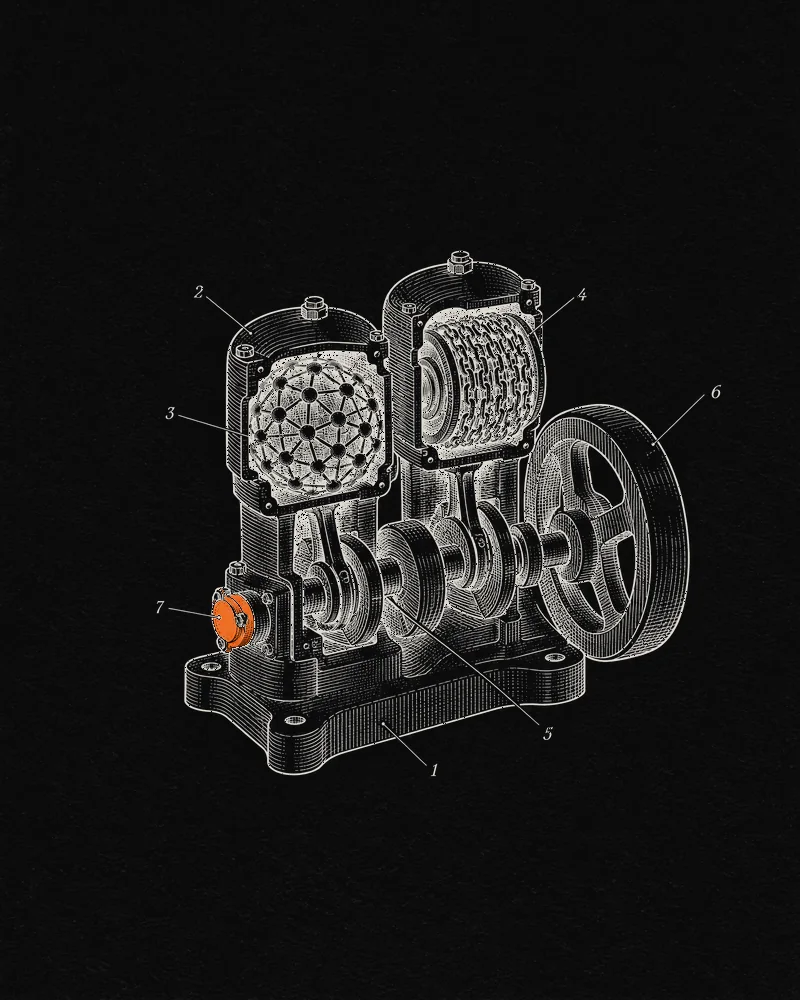
#> input picture assets/img/about-dark.webp, 800 x 1000 px
$ python plates.py ../assets/img/about-dark.webp ../assets/img/about-light.webp
#> lines starting #> are read from the running program, lines starting #| are printed output that depends on the picture
# Turns a generated patent plate (ink on paper + one orange accent) into the site's
# light/dark pair: <name>-light.webp re-balanced to the page tone, and <name>-dark.webp
# with the neutral ink inverted onto near-black while the orange stays exactly as it is.
#
# Usage: python scripts/plates.py <source.png> <name>   ->  assets/img/<name>-{light,dark}.webp
# Needs Pillow and NumPy.
import sys
from pathlib import Path

import numpy as np
from PIL import Image

PAPER = np.array([240, 236, 228], dtype=float)  # light theme plate tone
DARK_PAPER = 12.0                               # dark theme plate tone
SIZE = (800, 1000)                              # 4:5, like every other plate


def main(src: str, name: str) -> None:
#> called with src = '../assets/img/about-dark.webp', name = '../assets/img/about-light.webp'
    img = Image.open(src).convert('RGB').resize(SIZE, Image.LANCZOS)
#> img is the input picture: PIL image 800x1000 RGB; mean R, G, B 27.4, 27, 26.3
    raw = np.asarray(img).astype(float)

    # Light: scale each channel so the paper lands on the page tone; ink stays black.
    paper = np.median(raw.reshape(-1, 3), axis=0)
#> paper = [12, 12, 12]
    light = np.clip(raw * (PAPER / paper), 0, 255)
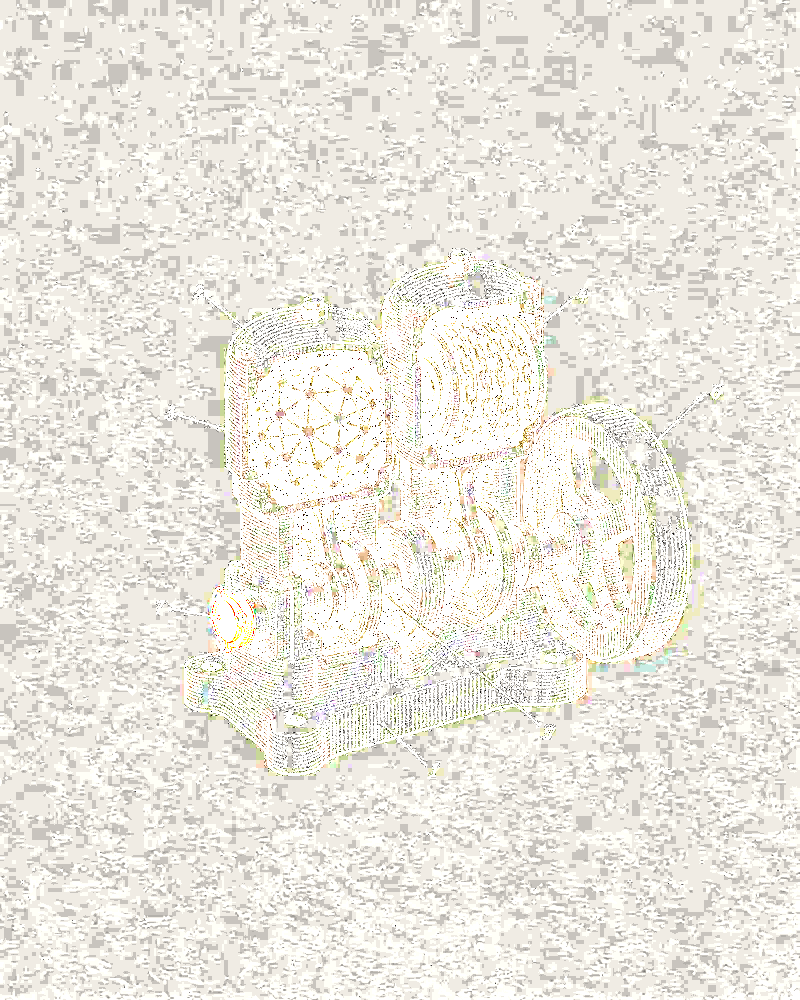
#> light: shape (1000, 800, 3) float64; mean R, G, B 235.9, 232.9, 224.8

    # Dark: neutral ink -> light hairlines on near-black; keep the orange spot colour.
    lum = light @ np.array([0.299, 0.587, 0.114])
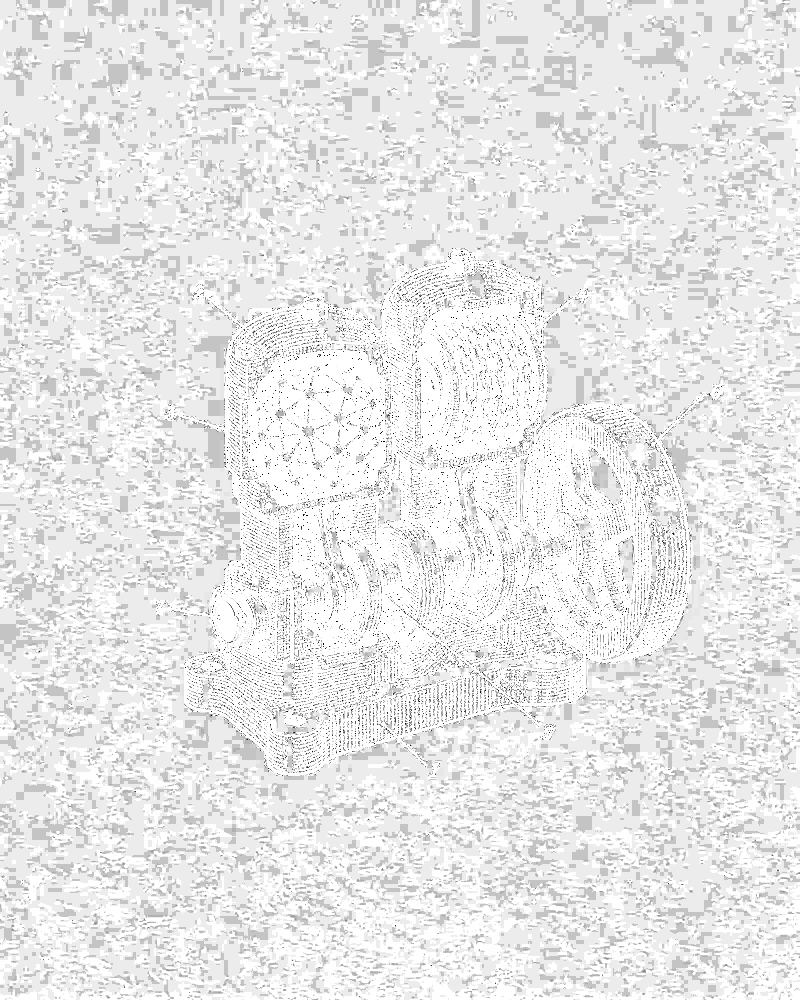
#> lum: shape (1000, 800) float64; min 0, max 255, mean 232.9
    neutral = np.clip(DARK_PAPER + 0.85 * (np.median(lum) - lum), 0, 255)
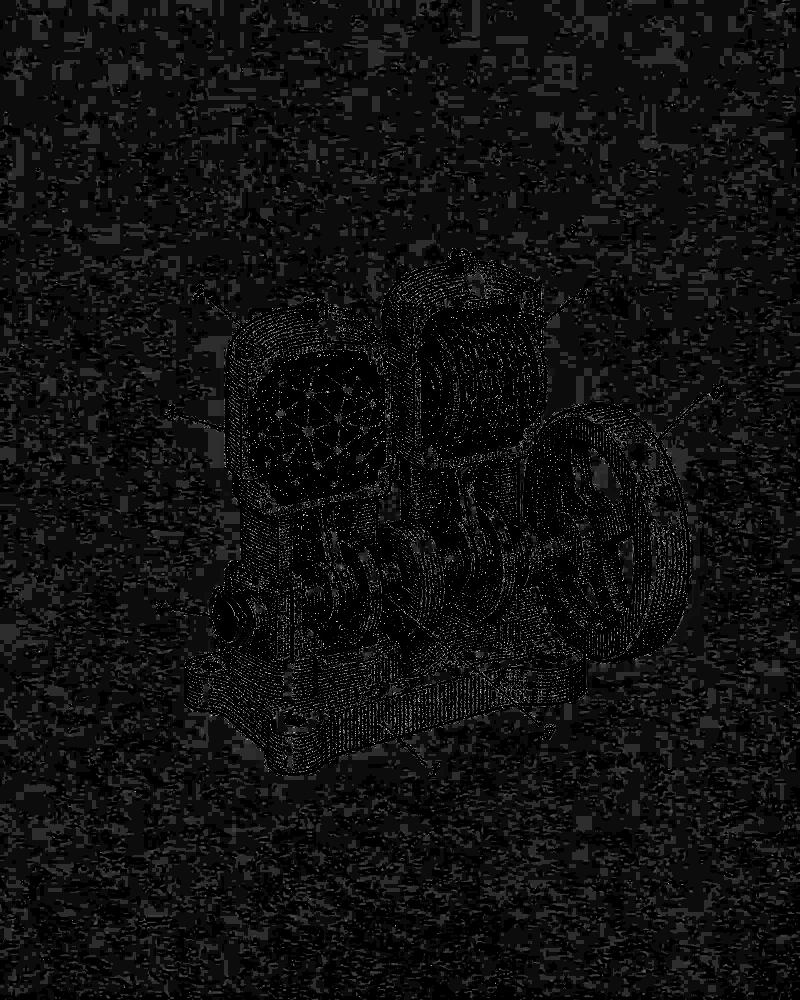
#> neutral: shape (1000, 800) float64; min 0, max 212.8, mean 16.1
    orange = np.clip((light[..., 0] - light[..., 2] - 40) / 60, 0, 1)[..., None]
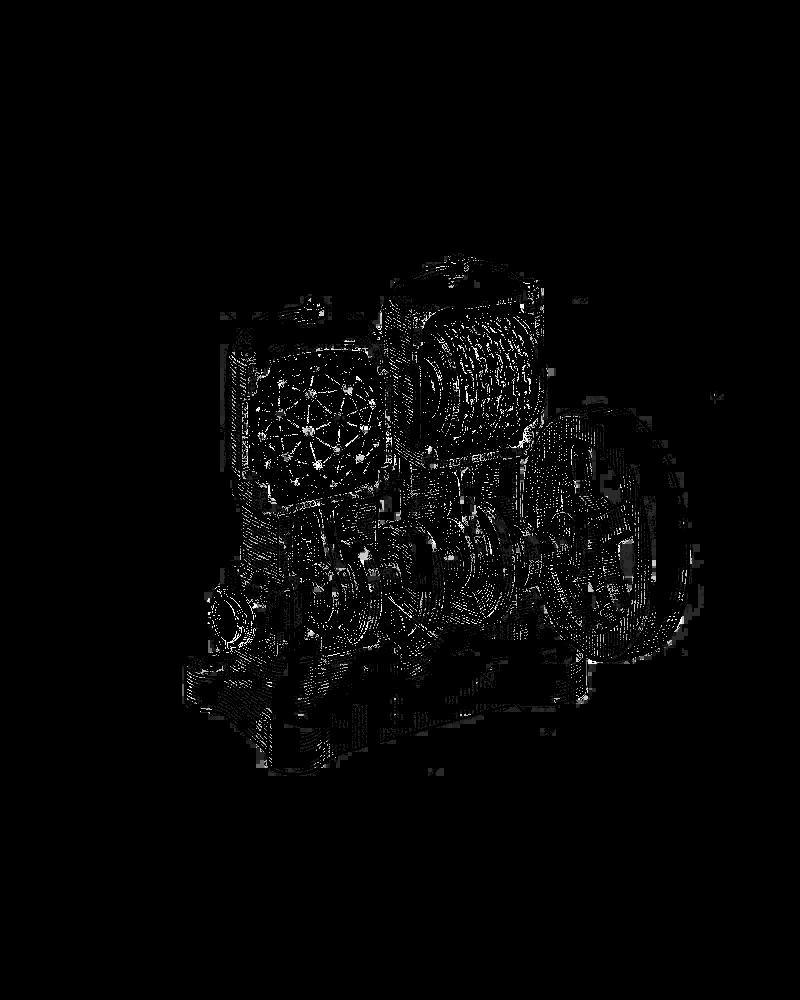
#> orange: shape (1000, 800, 1) float64; min 0, max 1, mean 0.0177
    dark = orange * light + (1 - orange) * neutral[..., None]
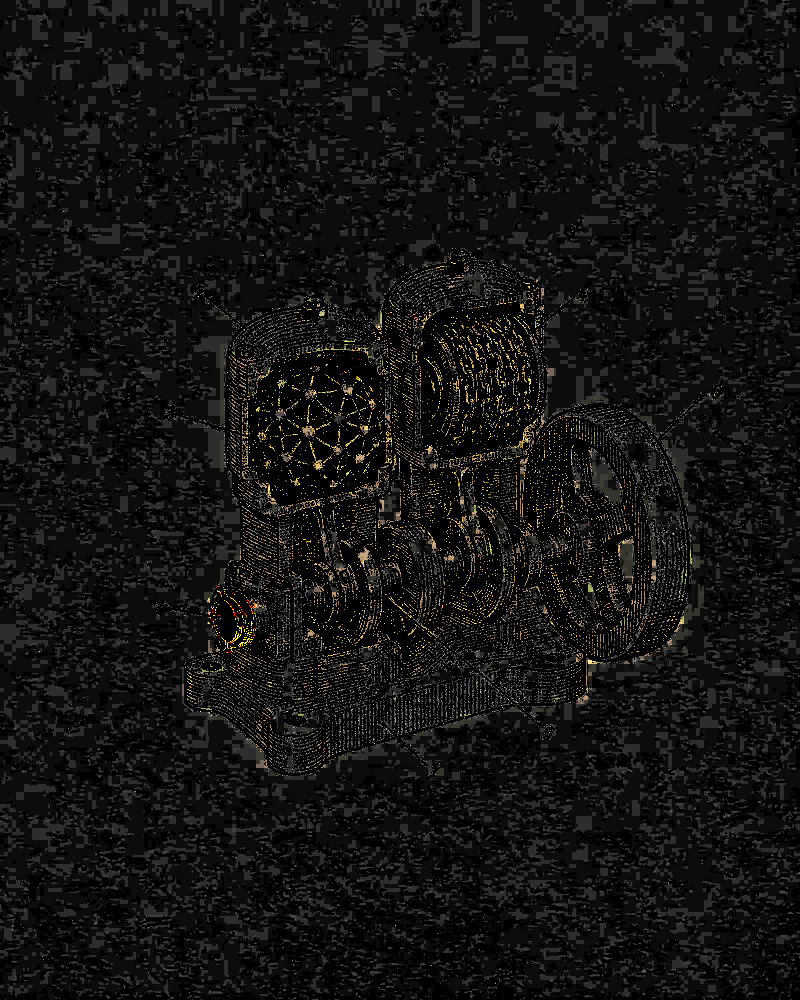
#> dark: shape (1000, 800, 3) float64; mean R, G, B 18.8, 18.3, 17.2

    out = Path(__file__).resolve().parent.parent / 'assets' / 'img'
    for suffix, arr in (('light', light), ('dark', dark)):
        path = out / f'{name}-{suffix}.webp'
        Image.fromarray(arr.round().astype(np.uint8)).save(path, 'WEBP', quality=80, method=6)
        print(path)
#> this loop made 2 passes
#> suffix on passes 1 to 2: 'light', 'dark'
#| assets/img/../assets/img/about-light.webp-light.webp
#| assets/img/../assets/img/about-light.webp-dark.webp


if __name__ == '__main__':
    if len(sys.argv) != 3:
        sys.exit(__doc__ or 'usage: plates.py <source.png> <name>')
    main(sys.argv[1], sys.argv[2])

$ run again, on assets/img/case-autofun-dark.webp
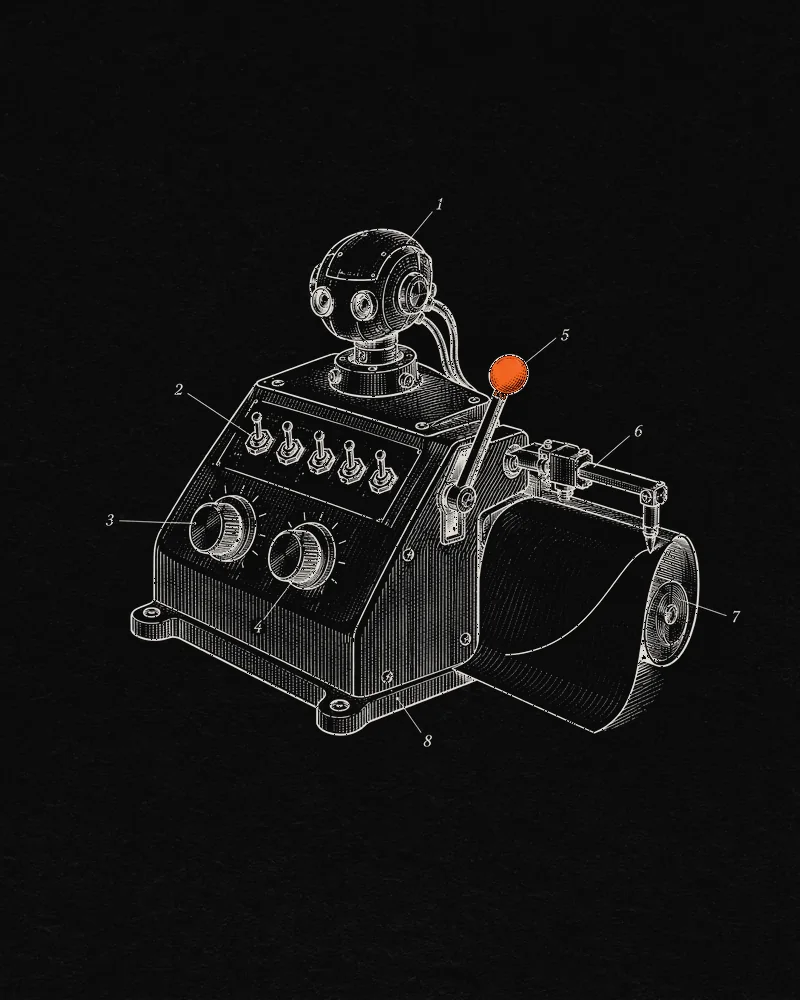
#> input picture assets/img/case-autofun-dark.webp, 800 x 1000 px
#> in main, img is the input picture: PIL image 800x1000 RGB; mean R, G, B 20.4, 20.2, 19.8
#> paper = [12, 12, 12]
#> in main, `lum = light @ np.array([0.299, 0.587, 0.114])`:
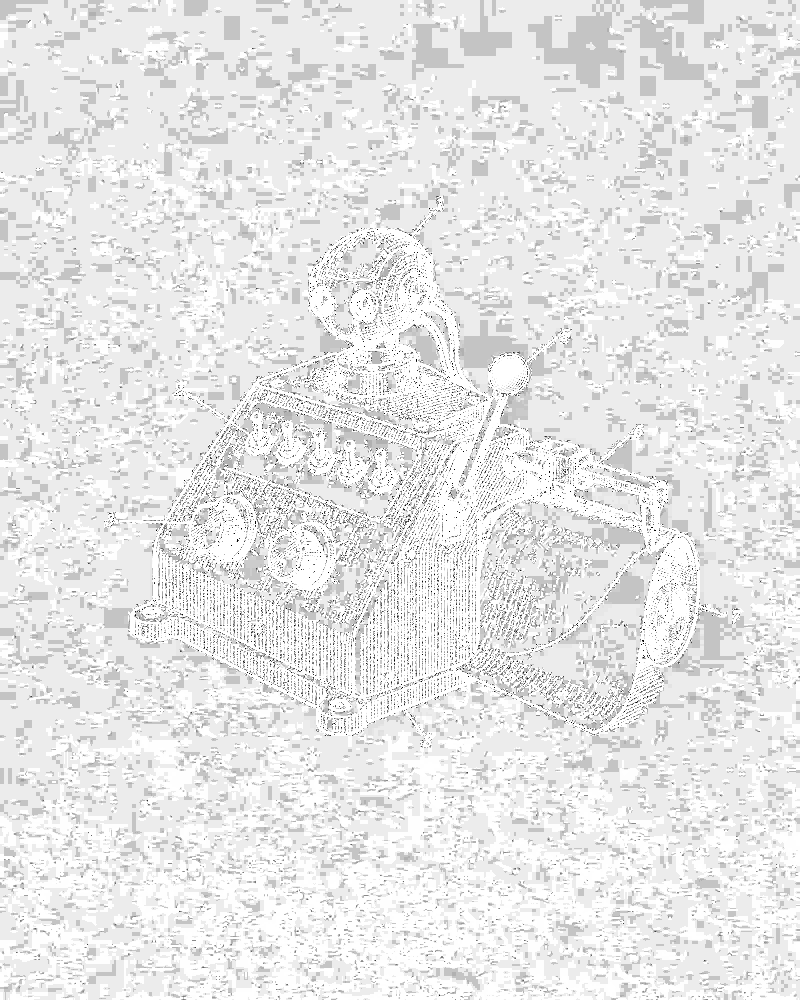
#> lum: shape (1000, 800) float64; min 0, max 255, mean 231.9
#> in main, `dark = orange * light + (1 - orange) * neutral[..., None]`:
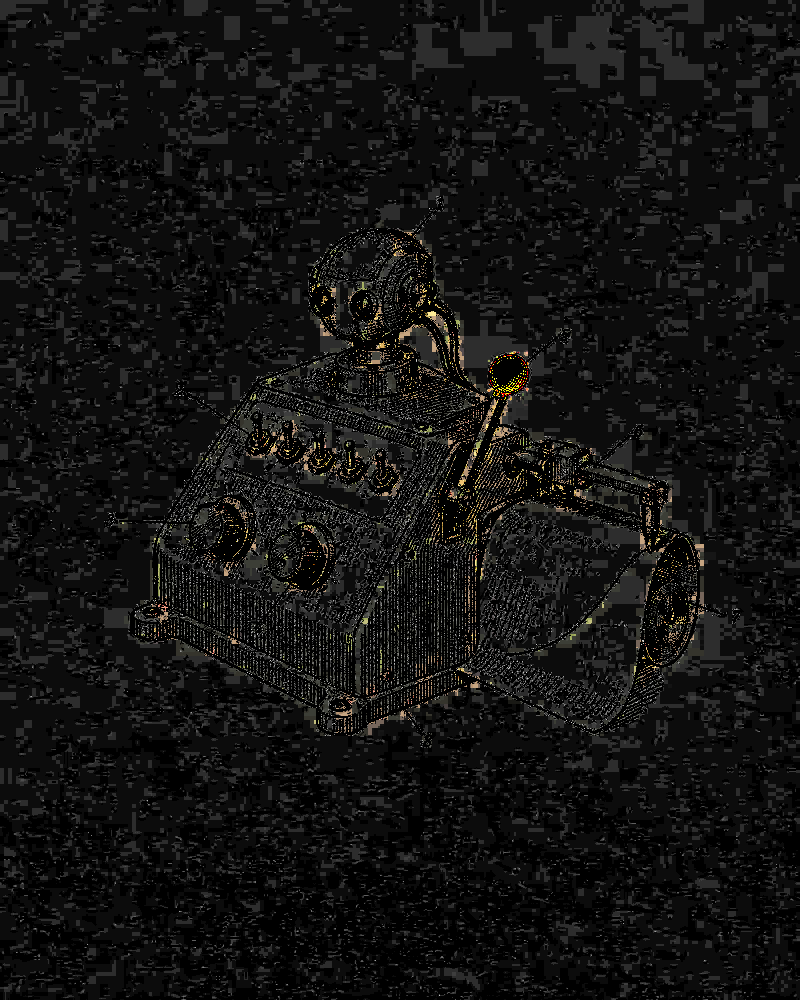
#> dark: shape (1000, 800, 3) float64; mean R, G, B 18.9, 18.5, 17.8
#> the loop in main, `for suffix, arr in (('light', light), ('dark', dark)):` made 2 passes
#> suffix on passes 1 to 2: 'light', 'dark'
#> (printed output is left out)

$ run again, on assets/img/case-betcha-dark.webp
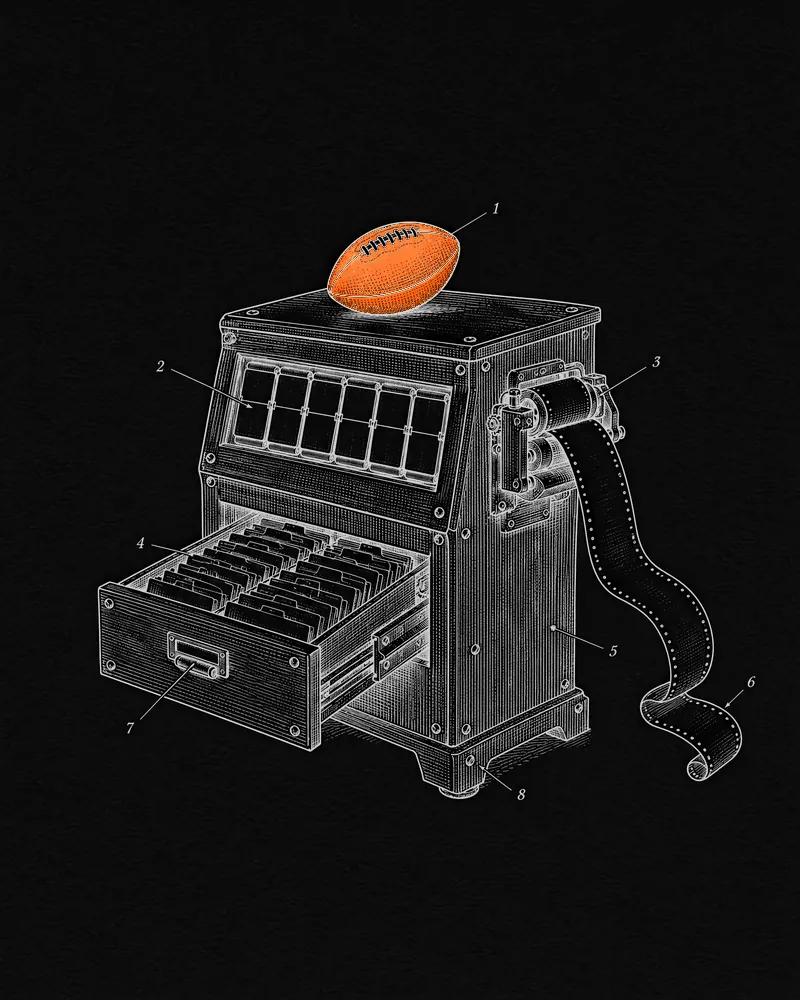
#> input picture assets/img/case-betcha-dark.webp, 800 x 1000 px
#> in main, img is the input picture: PIL image 800x1000 RGB; mean R, G, B 26.4, 25.3, 24.7
#> paper = [12, 12, 12]
#> in main, `orange = np.clip((light[..., 0] - light[..., 2] - 40) / 60, 0, 1)[...,..`:
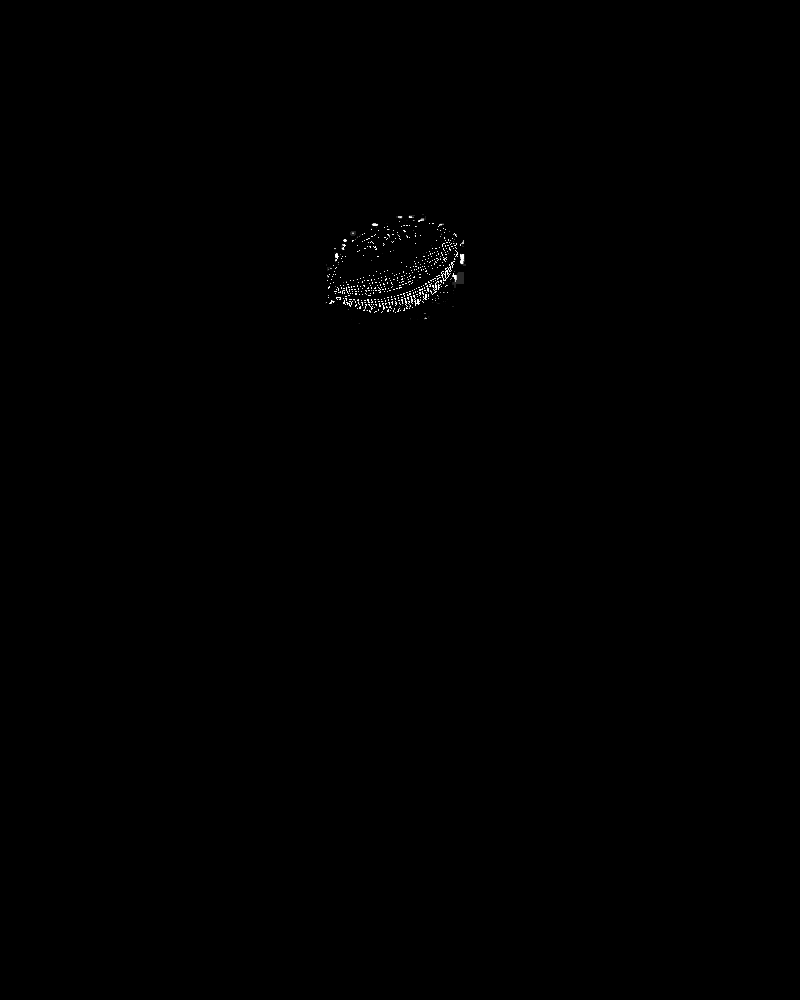
#> orange: shape (1000, 800, 1) float64; min 0, max 1, mean 0.00158
#> the loop in main, `for suffix, arr in (('light', light), ('dark', dark)):` made 2 passes
#> suffix on passes 1 to 2: 'light', 'dark'
#> (printed output is left out)
#> pass 2, in main, `Image.fromarray(arr.round().astype(np.uint8)).save(path, 'WEBP', quali..`:
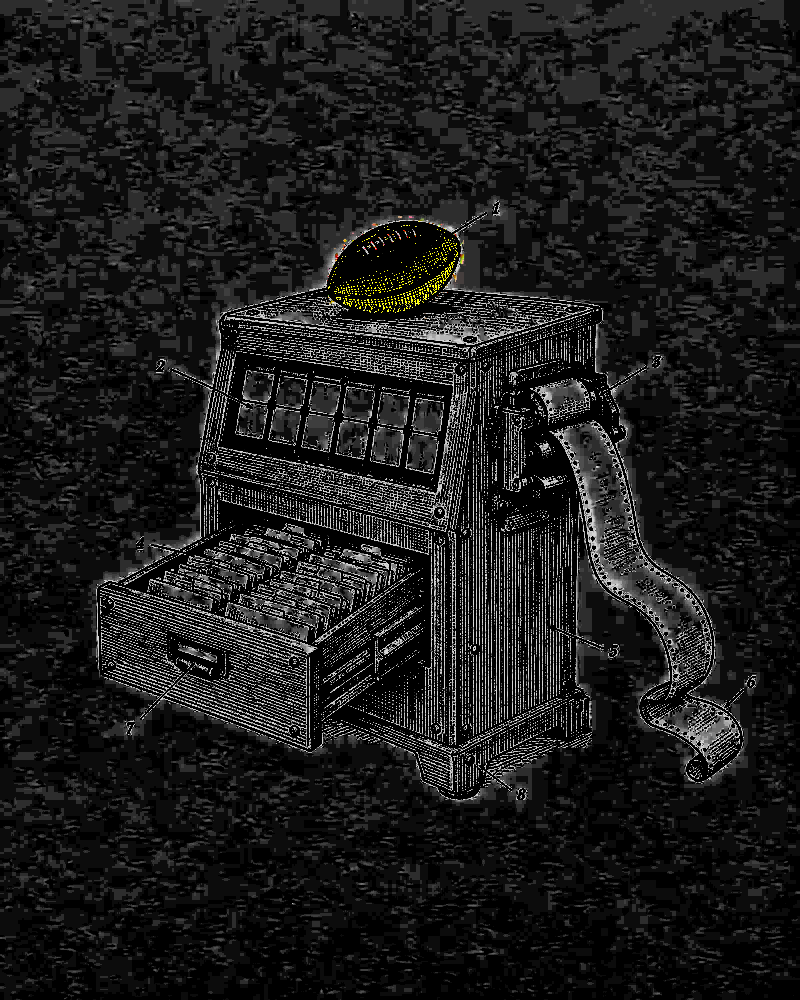
#> saved as case-betcha-dark.webp-dark.webp: PIL image 800x1000 RGB; mean R, G, B 27.4, 27.3, 27
